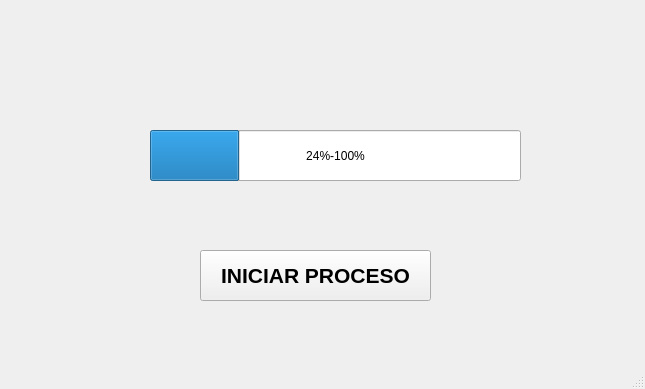
<?xml version="1.0" encoding="UTF-8"?>
<ui version="4.0">
 <class>MainWindow</class>
 <widget class="QMainWindow" name="MainWindow">
  <property name="geometry">
   <rect>
    <x>0</x>
    <y>0</y>
    <width>645</width>
    <height>389</height>
   </rect>
  </property>
  <property name="windowTitle">
   <string>MainWindow</string>
  </property>
  <widget class="QWidget" name="centralwidget">
   <widget class="QProgressBar" name="progressBar">
    <property name="geometry">
     <rect>
      <x>150</x>
      <y>130</y>
      <width>371</width>
      <height>51</height>
     </rect>
    </property>
    <property name="value">
     <number>24</number>
    </property>
    <property name="orientation">
     <enum>Qt::Horizontal</enum>
    </property>
    <property name="format">
     <string>%p%-100%</string>
    </property>
   </widget>
   <widget class="QPushButton" name="btn_iniciar">
    <property name="geometry">
     <rect>
      <x>200</x>
      <y>250</y>
      <width>231</width>
      <height>51</height>
     </rect>
    </property>
    <property name="font">
     <font>
      <pointsize>16</pointsize>
      <weight>75</weight>
      <bold>true</bold>
     </font>
    </property>
    <property name="text">
     <string>INICIAR PROCESO</string>
    </property>
   </widget>
   <widget class="QLabel" name="label_9">
    <property name="geometry">
     <rect>
      <x>740</x>
      <y>0</y>
      <width>61</width>
      <height>61</height>
     </rect>
    </property>
    <property name="text">
     <string/>
    </property>
    <property name="pixmap">
     <pixmap>:/LOGO/Imagenes/HD-wallpaper-bob-esponja-mafioso-bob-esponja-gangster-mafioso-meme.jpg</pixmap>
    </property>
    <property name="scaledContents">
     <bool>true</bool>
    </property>
   </widget>
   <widget class="QLabel" name="label_6">
    <property name="geometry">
     <rect>
      <x>0</x>
      <y>0</y>
      <width>61</width>
      <height>61</height>
     </rect>
    </property>
    <property name="text">
     <string/>
    </property>
    <property name="pixmap">
     <pixmap>:/NUMEROS/Imagenes/Boca_Juniors_logo18.svg.png</pixmap>
    </property>
    <property name="scaledContents">
     <bool>true</bool>
    </property>
   </widget>
   <widget class="QLabel" name="label_7">
    <property name="geometry">
     <rect>
      <x>70</x>
      <y>0</y>
      <width>661</width>
      <height>41</height>
     </rect>
    </property>
    <property name="text">
     <string/>
    </property>
    <property name="pixmap">
     <pixmap>:/UAT_FIANS/Imagenes/FIANS.png</pixmap>
    </property>
    <property name="scaledContents">
     <bool>true</bool>
    </property>
   </widget>
   <widget class="QLabel" name="label">
    <property name="geometry">
     <rect>
      <x>120</x>
      <y>20</y>
      <width>451</width>
      <height>71</height>
     </rect>
    </property>
    <property name="text">
     <string/>
    </property>
    <property name="pixmap">
     <pixmap resource="recursos_proyecto.qrc">:/uat/Imagenes/uat.png.opdownload</pixmap>
    </property>
    <property name="scaledContents">
     <bool>true</bool>
    </property>
   </widget>
   <widget class="QLabel" name="label_2">
    <property name="geometry">
     <rect>
      <x>490</x>
      <y>250</y>
      <width>111</width>
      <height>61</height>
     </rect>
    </property>
    <property name="text">
     <string/>
    </property>
    <property name="pixmap">
     <pixmap resource="recursos_proyecto.qrc">:/logo/Imagenes/MicrosoftTeams-image.png</pixmap>
    </property>
    <property name="scaledContents">
     <bool>true</bool>
    </property>
   </widget>
  </widget>
  <widget class="QMenuBar" name="menubar">
   <property name="geometry">
    <rect>
     <x>0</x>
     <y>0</y>
     <width>645</width>
     <height>22</height>
    </rect>
   </property>
  </widget>
  <widget class="QStatusBar" name="statusbar"/>
 </widget>
 <resources>
  <include location="recursos_proyecto.qrc"/>
 </resources>
 <connections/>
</ui>
